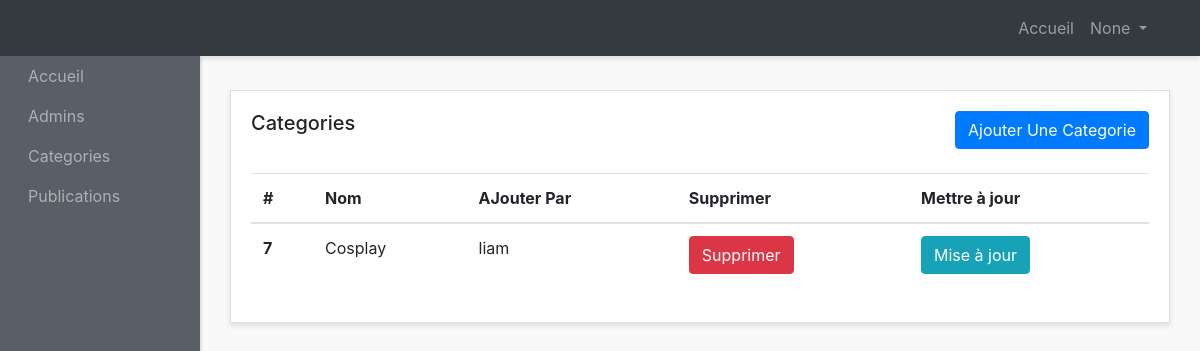
The app's page /AdminCategory/, older data.
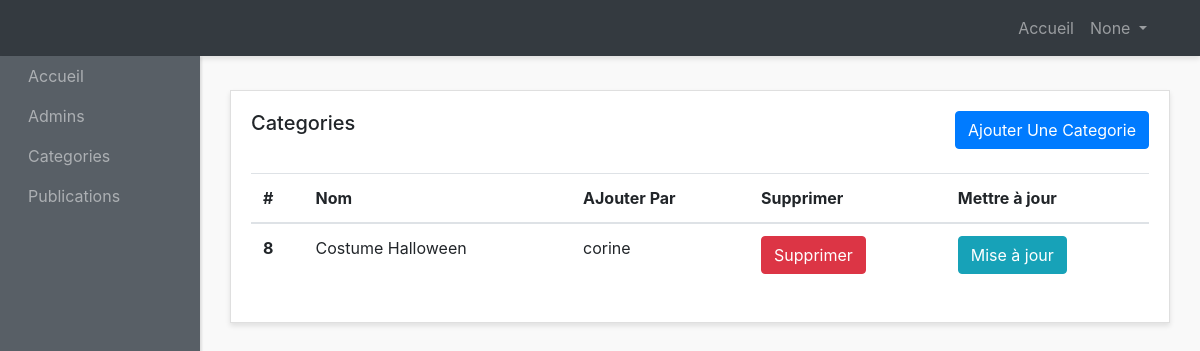
The same page, newer data.
### website/models.py (models this page shows)
class Category(models.Model):
    title = models.CharField(max_length=100)  # Augmentation de la longueur du titre
    description = models.TextField()
    added_by = models.ForeignKey(Admins, on_delete=models.CASCADE)  # Renommage du champ addedBy en snake_case

class Admins(models.Model):
    pseudo = models.CharField(max_length=50, unique=True)  # Utilisation de CharField pour le pseudo
    email = models.EmailField()
    password = models.CharField(max_length=100)  # Utilisation de CharField pour le mot de passe
    role = models.CharField(max_length=20, default="Admin")  # Limiter la longueur du rôle
    avatar = models.ImageField(null=True, blank=True, upload_to='img/')  # Ajout d'un champ pour l'avatar
    activated = models.BooleanField(default=True)  # Par défaut, l'administrateur n'est pas activé
    description= models.TextField(null=False, default='JE suis un membre anonyme du forum')

### website/views.py (the view)
# urls.py: path('AdminCategory/',views.AdminCategory, name="AdminCategory"),
def AdminCategory(request):
    emailAd= request.session.get("Admin_pseudo")
    cat= Category.objects.all()
    return render(request, "admin-panel/categories-admins/show-categories.html" , context={"category":cat,"pseudo":emailAd})

### forum/templates/admin-panel/categories-admins/show-categories.html (shortened to what this page needs)
{% load static %}
<!DOCTYPE html>
<html lang="en">
<head>
    <link href="http://maxcdn.bootstrapcdn.com/bootstrap/4.0.0/css/bootstrap.min.css" rel="stylesheet">
    <link href="{% static 'style.css' %}" rel="stylesheet">
</head>
<body>
<div id="wrapper">
    <nav class="navbar header-top fixed-top navbar-expand-lg  navbar-dark bg-dark">
      <div class="container">
      <div class="collapse navbar-collapse" id="navbarText">
        <ul class="navbar-nav side-nav" >
          <li class="nav-item">
            <a class="nav-link" style="margin-left: 20px;" href="{% url 'AdminIndex' %}">Accueil
            </a>
          </li>
          <li class="nav-item">
            <a class="nav-link" href="{% url 'AdminsList' %}" style="margin-left: 20px;">Admins</a>
          </li>
          <li class="nav-item">
            <a class="nav-link" href="{% url 'AdminCategory' %}"  style="margin-left: 20px;">Categories</a>
          </li>
          <li class="nav-item">
            <a class="nav-link" href="{% url 'postedTopic' %}"  style="margin-left: 20px;">Publications</a>
          </li>
        </ul>
        <ul class="navbar-nav ml-md-auto d-md-flex">
          <li class="nav-item">
            <a class="nav-link" href="{% url 'AdminIndex' %}">Accueil
            </a>
          </li>
          <li class="nav-item dropdown">
            <a class="nav-link  dropdown-toggle" href="#" id="navbarDropdown" role="button" data-toggle="dropdown" aria-haspopup="true" aria-expanded="false">
              {{ pseudo }}
            </a>
          </li>
        </ul>
      </div>
    </div>
    </nav>
    <div class="container-fluid">
          <div class="row">
        <div class="col">
          <div class="card">
            <div class="card-body">
              <h5 class="card-title mb-4 d-inline">Categories</h5>
             <a  href="{% url 'AdminCreateCategory' %}" class="btn btn-primary mb-4 text-center float-right">Ajouter Une Categorie</a>
              <table class="table">
                <thead>
                  <tr>
                    <th scope="col">#</th>
                    <th scope="col">Nom</th>
                    <th scope="col">AJouter Par</th>
                    <th scope="col">Supprimer</th>
                    <th scope="col">Mettre à jour</th>
                  </tr>
                </thead>
                <tbody>
                  {% if category %}
                  {% for cat in category   %}
                  <tr>
                    <th scope="row">{{cat.pk}}</th>
                    <td>{{ cat.title }}</td>
                    <td>{{ cat.added_by.pseudo }}</td>
                    <td><a href="{% url 'SupprimerCategorie' id=cat.pk %}" class="btn btn-danger  text-center ">Supprimer</a></td>
                    <td><a href="{% url 'MAJCategorie' id=cat.pk %}" class="btn btn-info  text-center ">Mise à jour</a></td>
                  </tr>
                  {% endfor %}
                  {% endif %}
                </tbody>
              </table>
            </div>
          </div>
        </div>
      </div>
  </div>
</body>
</html>

Row changes from the older to the newer data that the page shows:
removed Category: pk "7", title "Cosplay", added_by.pseudo "liam"
added Category: pk "8", title "Costume Halloween", added_by.pseudo "corine"
